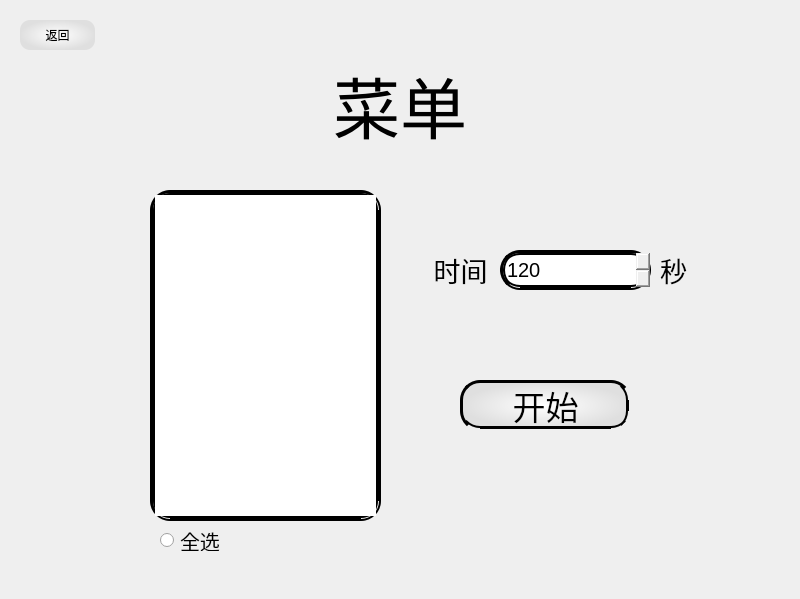
<?xml version="1.0" encoding="UTF-8"?>
<ui version="4.0">
 <class>SelectStart</class>
 <widget class="QWidget" name="SelectStart">
  <property name="geometry">
   <rect>
    <x>0</x>
    <y>0</y>
    <width>800</width>
    <height>599</height>
   </rect>
  </property>
  <property name="minimumSize">
   <size>
    <width>800</width>
    <height>599</height>
   </size>
  </property>
  <property name="maximumSize">
   <size>
    <width>800</width>
    <height>600</height>
   </size>
  </property>
  <property name="windowTitle">
   <string>成语竞猜-菜单</string>
  </property>
  <property name="windowIcon">
   <iconset resource="Image/Image.qrc">
    <normaloff>:/icon/LD.jpg</normaloff>:/icon/LD.jpg</iconset>
  </property>
  <property name="styleSheet">
   <string notr="true">QWidget{
	border-radius:20px;
	border-width: 5px;
}</string>
  </property>
  <widget class="QLabel" name="label">
   <property name="geometry">
    <rect>
     <x>185</x>
     <y>60</y>
     <width>430</width>
     <height>90</height>
    </rect>
   </property>
   <property name="font">
    <font>
     <pointsize>50</pointsize>
    </font>
   </property>
   <property name="text">
    <string>菜单</string>
   </property>
   <property name="alignment">
    <set>Qt::AlignCenter</set>
   </property>
  </widget>
  <widget class="QPushButton" name="startBtn">
   <property name="geometry">
    <rect>
     <x>460</x>
     <y>380</y>
     <width>171</width>
     <height>51</height>
    </rect>
   </property>
   <property name="font">
    <font>
     <pointsize>25</pointsize>
    </font>
   </property>
   <property name="styleSheet">
    <string notr="true">QPushButton:hover
{

	background-color:qradialgradient(spread:pad, cx:0.5, cy:0.5, radius:0.5, fx:0.493818, fy:0.511, stop:0 rgba(255, 255, 255, 255), stop:1 rgba(221, 255, 253, 255))
}
QPushButton
{
	background-color:qradialgradient(spread:pad, cx:0.5, cy:0.5, radius:0.5, fx:0.494, fy:0.5, stop:0 rgba(255, 255, 255, 255), stop:1 rgba(223, 223, 223, 255));
	border-style :ridge;
}</string>
   </property>
   <property name="text">
    <string>开始</string>
   </property>
  </widget>
  <widget class="QSpinBox" name="timeBox">
   <property name="geometry">
    <rect>
     <x>500</x>
     <y>250</y>
     <width>151</width>
     <height>40</height>
    </rect>
   </property>
   <property name="font">
    <font>
     <pointsize>15</pointsize>
    </font>
   </property>
   <property name="styleSheet">
    <string notr="true">QSpinBox
{
	border-style :ridge;
}</string>
   </property>
   <property name="suffix">
    <string/>
   </property>
   <property name="prefix">
    <string/>
   </property>
   <property name="maximum">
    <number>100000</number>
   </property>
   <property name="value">
    <number>120</number>
   </property>
  </widget>
  <widget class="QLabel" name="label_2">
   <property name="geometry">
    <rect>
     <x>430</x>
     <y>250</y>
     <width>61</width>
     <height>40</height>
    </rect>
   </property>
   <property name="font">
    <font>
     <pointsize>20</pointsize>
    </font>
   </property>
   <property name="text">
    <string>时间</string>
   </property>
   <property name="alignment">
    <set>Qt::AlignCenter</set>
   </property>
  </widget>
  <widget class="QRadioButton" name="radioButton">
   <property name="geometry">
    <rect>
     <x>160</x>
     <y>530</y>
     <width>121</width>
     <height>21</height>
    </rect>
   </property>
   <property name="font">
    <font>
     <pointsize>15</pointsize>
    </font>
   </property>
   <property name="text">
    <string>全选</string>
   </property>
   <property name="checked">
    <bool>false</bool>
   </property>
  </widget>
  <widget class="QListView" name="listView">
   <property name="geometry">
    <rect>
     <x>150</x>
     <y>190</y>
     <width>231</width>
     <height>331</height>
    </rect>
   </property>
   <property name="font">
    <font>
     <pointsize>17</pointsize>
    </font>
   </property>
   <property name="autoFillBackground">
    <bool>false</bool>
   </property>
   <property name="styleSheet">
    <string notr="true">QListView
{
	border-style :ridge;
}</string>
   </property>
   <property name="frameShape">
    <enum>QFrame::StyledPanel</enum>
   </property>
   <property name="autoScrollMargin">
    <number>100</number>
   </property>
   <property name="editTriggers">
    <set>QAbstractItemView::NoEditTriggers</set>
   </property>
   <property name="dragEnabled">
    <bool>false</bool>
   </property>
   <property name="defaultDropAction">
    <enum>Qt::IgnoreAction</enum>
   </property>
   <property name="alternatingRowColors">
    <bool>true</bool>
   </property>
   <property name="selectionMode">
    <enum>QAbstractItemView::MultiSelection</enum>
   </property>
   <property name="textElideMode">
    <enum>Qt::ElideMiddle</enum>
   </property>
  </widget>
  <widget class="QLabel" name="label_3">
   <property name="geometry">
    <rect>
     <x>660</x>
     <y>250</y>
     <width>31</width>
     <height>40</height>
    </rect>
   </property>
   <property name="font">
    <font>
     <pointsize>20</pointsize>
    </font>
   </property>
   <property name="text">
    <string>秒</string>
   </property>
  </widget>
  <widget class="QPushButton" name="backBtn">
   <property name="geometry">
    <rect>
     <x>20</x>
     <y>20</y>
     <width>75</width>
     <height>30</height>
    </rect>
   </property>
   <property name="styleSheet">
    <string notr="true">QPushButton:hover
{

	background-color:qradialgradient(spread:pad, cx:0.5, cy:0.5, radius:0.5, fx:0.493818, fy:0.511, stop:0 rgba(255, 255, 255, 255), stop:1 rgba(221, 255, 253, 255))
}
QPushButton
{
	background-color:qradialgradient(spread:pad, cx:0.5, cy:0.5, radius:0.5, fx:0.494, fy:0.5, stop:0 rgba(255, 255, 255, 255), stop:1 rgba(223, 223, 223, 255));
	border-width: 5px;	
	border-radius:10px;
}</string>
   </property>
   <property name="text">
    <string>返回</string>
   </property>
  </widget>
 </widget>
 <resources>
  <include location="Image/Image.qrc"/>
 </resources>
 <connections/>
</ui>
